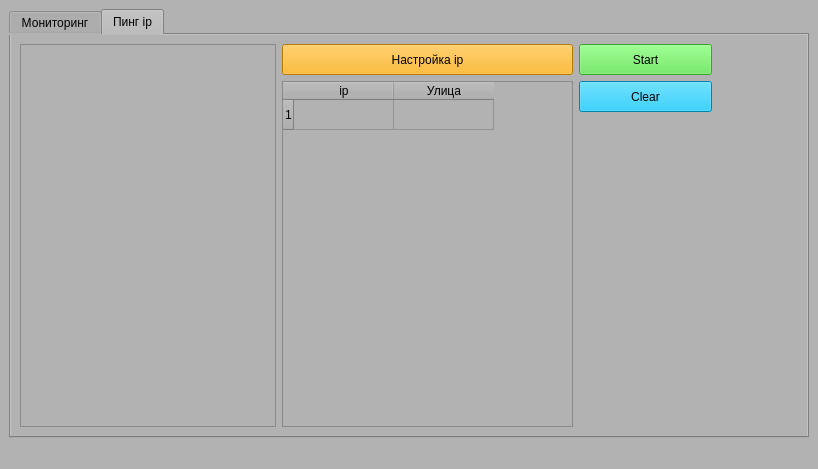
<?xml version="1.0" encoding="UTF-8"?>
<ui version="4.0">
 <class>MainWindow</class>
 <widget class="QMainWindow" name="MainWindow">
  <property name="geometry">
   <rect>
    <x>0</x>
    <y>0</y>
    <width>818</width>
    <height>469</height>
   </rect>
  </property>
  <property name="windowTitle">
   <string>Администрирование</string>
  </property>
  <property name="windowIcon">
   <iconset resource="res.qrc">
    <normaloff>:/ico/Python.ico</normaloff>:/ico/Python.ico</iconset>
  </property>
  <property name="styleSheet">
   <string notr="true">background-color:#b2b2b2;</string>
  </property>
  <widget class="QWidget" name="centralwidget">
   <layout class="QGridLayout" name="gridLayout_3">
    <item row="0" column="0">
     <widget class="QTabWidget" name="tabWidget">
      <property name="enabled">
       <bool>true</bool>
      </property>
      <property name="styleSheet">
       <string notr="true">background-color: #b2b2b2;</string>
      </property>
      <property name="currentIndex">
       <number>1</number>
      </property>
      <widget class="QWidget" name="tab">
       <attribute name="title">
        <string>Мониторинг</string>
       </attribute>
       <widget class="QLabel" name="label_3">
        <property name="geometry">
         <rect>
          <x>0</x>
          <y>0</y>
          <width>691</width>
          <height>383</height>
         </rect>
        </property>
        <property name="styleSheet">
         <string notr="true">border-image: url(:/img/Снимок.PNG);</string>
        </property>
        <property name="text">
         <string/>
        </property>
       </widget>
       <widget class="QPushButton" name="pushButton_5">
        <property name="geometry">
         <rect>
          <x>10</x>
          <y>10</y>
          <width>75</width>
          <height>23</height>
         </rect>
        </property>
        <property name="styleSheet">
         <string notr="true">QPushButton {
    background-color: #54e346;
}
QPushButton:hover {
    background-color: white;
}
QPushButton:pressed {
    color: #626AB0;
    background-color: #D5D4D4;
}</string>
        </property>
        <property name="text">
         <string>Add</string>
        </property>
       </widget>
      </widget>
      <widget class="QWidget" name="tab_2">
       <property name="toolTip">
        <string/>
       </property>
       <attribute name="title">
        <string>Пинг ip</string>
       </attribute>
       <layout class="QGridLayout" name="gridLayout">
        <item row="0" column="0" rowspan="5">
         <widget class="QPlainTextEdit" name="plainTextEdit">
          <property name="cursor" stdset="0">
           <cursorShape>ForbiddenCursor</cursorShape>
          </property>
          <property name="toolTip">
           <string>Лог панель</string>
          </property>
         </widget>
        </item>
        <item row="0" column="1">
         <widget class="QPushButton" name="pushButton_3">
          <property name="minimumSize">
           <size>
            <width>0</width>
            <height>31</height>
           </size>
          </property>
          <property name="maximumSize">
           <size>
            <width>1369</width>
            <height>31</height>
           </size>
          </property>
          <property name="cursor">
           <cursorShape>PointingHandCursor</cursorShape>
          </property>
          <property name="toolTip">
           <string>Изменение ip и данных</string>
          </property>
          <property name="styleSheet">
           <string notr="true">QPushButton {
    background-color: #FFAA00;
}
QPushButton:hover {
    background-color: white;
}
QPushButton:pressed {
    color: #626AB0;
    background-color: #D5D4D4;
}</string>
          </property>
          <property name="text">
           <string>Настройка ip</string>
          </property>
         </widget>
        </item>
        <item row="0" column="2">
         <widget class="QPushButton" name="pushButton">
          <property name="minimumSize">
           <size>
            <width>133</width>
            <height>31</height>
           </size>
          </property>
          <property name="maximumSize">
           <size>
            <width>133</width>
            <height>31</height>
           </size>
          </property>
          <property name="cursor">
           <cursorShape>PointingHandCursor</cursorShape>
          </property>
          <property name="toolTip">
           <string>Пинг старт/стоп</string>
          </property>
          <property name="styleSheet">
           <string notr="true">QPushButton {
    background-color: #54e346;
}
QPushButton:hover {
    background-color: white;
}
QPushButton:pressed {
    color: #626AB0;
    background-color: #D5D4D4;
}</string>
          </property>
          <property name="text">
           <string>Start</string>
          </property>
         </widget>
        </item>
        <item row="0" column="3">
         <spacer name="horizontalSpacer_2">
          <property name="orientation">
           <enum>Qt::Horizontal</enum>
          </property>
          <property name="sizeHint" stdset="0">
           <size>
            <width>75</width>
            <height>20</height>
           </size>
          </property>
         </spacer>
        </item>
        <item row="1" column="1" rowspan="4">
         <widget class="QTableWidget" name="tableWidget">
          <property name="minimumSize">
           <size>
            <width>291</width>
            <height>0</height>
           </size>
          </property>
          <property name="maximumSize">
           <size>
            <width>1369</width>
            <height>16777215</height>
           </size>
          </property>
          <property name="styleSheet">
           <string notr="true">background-color: #b2b2b2;</string>
          </property>
          <row>
           <property name="text">
            <string>1</string>
           </property>
          </row>
          <column>
           <property name="text">
            <string>ip</string>
           </property>
          </column>
          <column>
           <property name="text">
            <string>Улица</string>
           </property>
          </column>
         </widget>
        </item>
        <item row="1" column="2">
         <widget class="QPushButton" name="pushButton_2">
          <property name="minimumSize">
           <size>
            <width>0</width>
            <height>31</height>
           </size>
          </property>
          <property name="maximumSize">
           <size>
            <width>133</width>
            <height>31</height>
           </size>
          </property>
          <property name="cursor">
           <cursorShape>PointingHandCursor</cursorShape>
          </property>
          <property name="toolTip">
           <string>Отчистить поле лог панели</string>
          </property>
          <property name="styleSheet">
           <string notr="true">QPushButton {
    background-color: #00b8ef;
}
QPushButton:hover {
    background-color: white;
}
QPushButton:pressed {
    color: #626AB0;
    background-color: #D5D4D4;
}</string>
          </property>
          <property name="text">
           <string>Clear</string>
          </property>
         </widget>
        </item>
        <item row="1" column="3" rowspan="2">
         <spacer name="horizontalSpacer_3">
          <property name="orientation">
           <enum>Qt::Horizontal</enum>
          </property>
          <property name="sizeHint" stdset="0">
           <size>
            <width>54</width>
            <height>20</height>
           </size>
          </property>
         </spacer>
        </item>
        <item row="3" column="2">
         <spacer name="verticalSpacer">
          <property name="orientation">
           <enum>Qt::Vertical</enum>
          </property>
          <property name="sizeHint" stdset="0">
           <size>
            <width>20</width>
            <height>40</height>
           </size>
          </property>
         </spacer>
        </item>
        <item row="4" column="2" colspan="2">
         <spacer name="horizontalSpacer">
          <property name="orientation">
           <enum>Qt::Horizontal</enum>
          </property>
          <property name="sizeHint" stdset="0">
           <size>
            <width>153</width>
            <height>243</height>
           </size>
          </property>
         </spacer>
        </item>
       </layout>
      </widget>
     </widget>
    </item>
   </layout>
  </widget>
  <widget class="QMenuBar" name="menubar">
   <property name="geometry">
    <rect>
     <x>0</x>
     <y>0</y>
     <width>818</width>
     <height>21</height>
    </rect>
   </property>
  </widget>
  <widget class="QStatusBar" name="statusbar"/>
  <action name="action123">
   <property name="text">
    <string>123</string>
   </property>
  </action>
  <action name="action123_2">
   <property name="text">
    <string>123</string>
   </property>
  </action>
 </widget>
 <resources>
  <include location="res.qrc"/>
 </resources>
 <connections/>
</ui>
